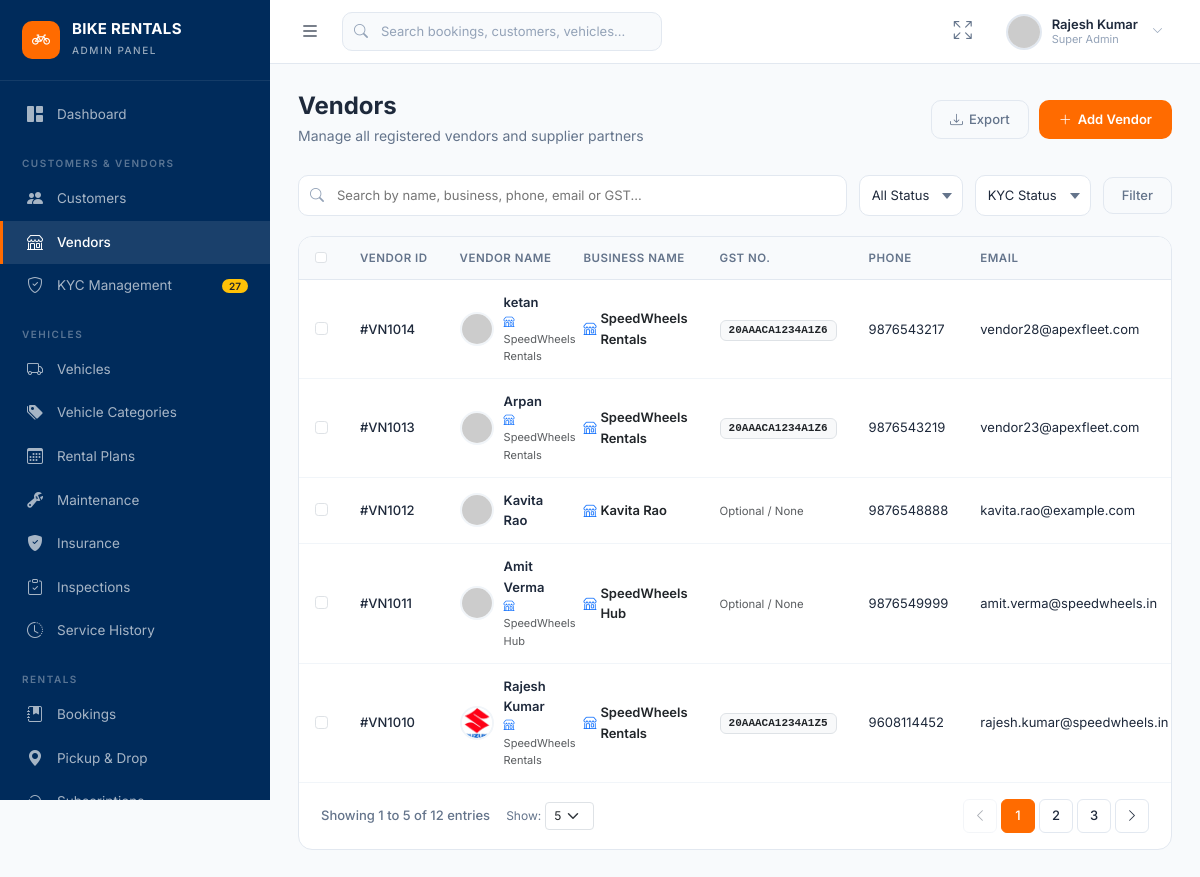
The app's page /vendors/ with its own data.
### myapp/models.py (models this page shows, shortened)
class Vendor(models.Model):
    KYC_STATUS = [
        ("pending", "Pending"),
        ("verified", "Verified"),
        ("rejected", "Rejected"),
    ]
    vendor_id = models.CharField(
        max_length=12, unique=True, blank=True, editable=False
    )
    full_name = models.CharField(max_length=150)
    business_name = models.CharField(max_length=150, blank=True, default="", verbose_name="Business / Company Name")
    phone = models.CharField(max_length=15, unique=True)
    email = models.EmailField(unique=True)
    gst_no = models.CharField(max_length=20, blank=True, null=True, verbose_name="GST Number")
    profile_image = models.URLField(blank=True, null=True)
    date_of_birth = models.DateField(blank=True, null=True)
    gender = models.CharField(max_length=20, blank=True)
    city = models.CharField(max_length=100, blank=True)
    state = models.CharField(max_length=100, blank=True)
    address = models.TextField(blank=True)
    pincode = models.CharField(max_length=10, blank=True)
    kyc_status = models.CharField(
        max_length=20,
        choices=KYC_STATUS,
        default="pending"
    )
    pan_number = models.CharField(max_length=20, blank=True, verbose_name="PAN Card Number")
    pan_card_image = models.TextField(blank=True, null=True, verbose_name="PAN Card Image")
    aadhaar_number = models.CharField(max_length=20, blank=True, verbose_name="Aadhaar Number")
    aadhaar_last_four = models.CharField(max_length=4, blank=True)
    aadhaar_name = models.CharField(max_length=150, blank=True)
    aadhaar_front_image = models.TextField(blank=True, null=True, verbose_name="Aadhaar Front Image")
    aadhaar_back_image = models.TextField(blank=True, null=True, verbose_name="Aadhaar Back Image")
    kyc_submitted_at = models.DateTimeField(null=True, blank=True)
    kyc_verified_at = models.DateTimeField(null=True, blank=True)
    kyc_remarks = models.TextField(blank=True)
    licence_number = models.CharField(max_length=50, blank=True)
    licence_name = models.CharField(max_length=150, blank=True)
    licence_front_image = models.TextField(blank=True, null=True, verbose_name="Driving Licence Front Image")
    licence_back_image = models.TextField(blank=True, null=True, verbose_name="Driving Licence Back Image")
    licence_issue_date = models.DateField(null=True, blank=True)
    licence_expiry_date = models.DateField(null=True, blank=True)
    vehicle_class = models.CharField(max_length=100, blank=True)
    issuing_authority = models.CharField(max_length=150, blank=True)
    licence_verified = models.BooleanField(default=False)
    is_active = models.BooleanField(default=True)
    wallet_balance = models.DecimalField(
        max_digits=12, decimal_places=2, default=0
    )
    total_bookings = models.PositiveIntegerField(default=0)
    total_spent = models.DecimalField(
        max_digits=12, decimal_places=2, default=0
    )
    rating = models.DecimalField(
        max_digits=3, decimal_places=1, default=4.8
    )
    joined_at = models.DateTimeField(default=timezone.now)
    updated_at = models.DateTimeField(auto_now=True)
    class Meta:
        ordering = ["-joined_at"]

### myapp/views.py (the view, shortened to what this page needs)
# urls.py: path('vendors/', views.vendor_list, name='admin_vendors'),
def vendor_list(request):
    vendors = Vendor.objects.all()
    search = request.GET.get("search", "").strip()
    status_val = request.GET.get("status")
    if status_val == "Active":
        vendors = vendors.filter(is_active=True)
    elif status_val == "Blocked":
        vendors = vendors.filter(is_active=False)
    kyc_val = request.GET.get("kyc_status")
    if kyc_val:
        vendors = vendors.filter(kyc_status=kyc_val.lower())
    stats = {
        "total": Vendor.objects.count(),
        "active": Vendor.objects.filter(is_active=True).count(),
        "verified_kyc": Vendor.objects.filter(kyc_status="verified").count(),
        "pending_kyc": Vendor.objects.filter(kyc_status="pending").count(),
    }
    per_page = request.GET.get("per_page", 5)
    try:
        per_page = int(per_page)
        if per_page <= 0:
            per_page = 5
    except (ValueError, TypeError):
        per_page = 5
    page_num = request.GET.get("page", 1)
    paginator = Paginator(vendors, per_page)
    vendors_page = paginator.get_page(page_num)
    elided_page_range = paginator.get_elided_page_range(vendors_page.number, on_each_side=1, on_ends=1)
    params_for_page = request.GET.copy()
    params_for_page.pop("page", None)
    querystring = params_for_page.urlencode()
    params_for_per_page = request.GET.copy()
    params_for_per_page.pop("page", None)
    params_for_per_page.pop("per_page", None)
    querystring_no_per_page = params_for_per_page.urlencode()
    context = {
        "vendors": vendors_page,
        "paginator": paginator,
        "elided_page_range": elided_page_range,
        "querystring": querystring,
        "querystring_no_per_page": querystring_no_per_page,
        "per_page": per_page,
        "stats": stats,
        "search": search,
        "status_val": status_val,
        "kyc_val": kyc_val,
    }
    return render(request, "admin/vendors/list.html", context)

### myapp/templates/admin/vendors/list.html (shortened to what this page needs)
{% extends "admin/base.html" %}
{% block content %}
<div class="page-header d-flex align-items-center justify-content-between flex-wrap gap-2">
    <div>
        <h1>Vendors</h1>
        <p>Manage all registered vendors and supplier partners</p>
    </div>
    <div class="page-header-actions">
        <button class="btn-outline-custom" data-export="csv"><i class="bi bi-download"></i> Export</button>
        <button class="btn-primary-custom" data-bs-toggle="modal" data-bs-target="#addVendorModal"><i class="bi bi-plus-lg"></i> Add Vendor</button>
    </div>
</div>
<form method="GET" class="filter-bar">
    <div class="filter-search">
        <i class="bi bi-search"></i>
        <input type="text" name="search" value="{{ search|default:'' }}" placeholder="Search by name, business, phone, email or GST...">
    </div>
    <select name="status" onchange="this.form.submit()">
        <option value="">All Status</option>
    </select>
    <select name="kyc_status" onchange="this.form.submit()">
        <option value="">KYC Status</option>
    </select>
    <button type="submit" class="btn btn-sm btn-outline-custom">Filter</button>
</form>
<div class="panel-card">
    <div class="admin-table-wrapper">
        <table class="admin-table">
            <thead>
                <tr>
                    <th><input type="checkbox" class="form-check-input select-all-check"></th>
                    <th>Vendor ID</th>
                    <th>Vendor Name</th>
                    <th>Business Name</th>
                    <th>GST No.</th>
                    <th>Phone</th>
                    <th>Email</th>
                </tr>
            </thead>
            <tbody>
                {% if vendors %}
                    {% for vendor in vendors %}
                    <tr>
                        <td><input type="checkbox" class="form-check-input row-check"></td>
                        <td class="cell-link"><a href="{% url 'admin_vendor_detail' vendor.vendor_id %}" style="text-decoration:none;color:inherit;">#{{ vendor.vendor_id }}</a></td>
                        <td>
                            <div class="cell-avatar">
                                <img src="{% if vendor.profile_image %}{{ vendor.profile_image }}{% else %}https://ui-avatars.com/api/?name={{ vendor.full_name|urlencode }}&background=FF6B00&color=fff&size=40{% endif %}" alt="" style="object-fit:cover;">
                                <div>
                                    <div class="cell-bold">{{ vendor.full_name }}</div>
                                    {% if vendor.business_name and vendor.business_name != vendor.full_name %}
                                    <small class="text-muted d-block" style="font-size:11px;"><i class="bi bi-shop me-1 text-primary"></i>{{ vendor.business_name }}</small>
                                    {% endif %}
                                </div>
                            </div>
                        </td>
                        <td>
                            {% if vendor.business_name %}
                                <div class="d-flex align-items-center gap-1">
                                    <i class="bi bi-shop text-primary"></i>
                                    <span class="fw-semibold text-dark">{{ vendor.business_name }}</span>
                                </div>
                            {% else %}
                                <span class="text-muted small fst-italic">Not Specified</span>
                            {% endif %}
                        </td>
                        <td>
                            {% if vendor.gst_no %}
                                <span class="badge bg-light text-dark border font-monospace px-2 py-1" style="font-size:11px;">{{ vendor.gst_no }}</span>
                            {% else %}
                                <span class="text-muted small">Optional / None</span>
                            {% endif %}
                        </td>
                        <td>{{ vendor.phone }}</td>
                        <td>{{ vendor.email }}</td>
                    </tr>
                    {% endfor %}
                {% else %}
                    <tr>
                        <td colspan="13" class="text-center py-4 text-muted">No vendors found.</td>
                    </tr>
                {% endif %}
            </tbody>
        </table>
    </div>
    <div class="admin-pagination d-flex align-items-center justify-content-between flex-wrap gap-2">
        <div class="d-flex align-items-center gap-3">
            <div class="page-info">
                {% if vendors.paginator.count > 0 %}
                    Showing {{ vendors.start_index }} to {{ vendors.end_index }} of {{ vendors.paginator.count }} entries
                {% else %}
                    Showing 0 entries
                {% endif %}
            </div>
            <div class="d-flex align-items-center gap-1" style="font-size:12px;color:var(--text-secondary);">
                <span>Show:</span>
                <select class="form-select form-select-sm" style="width:auto;padding:2px 24px 2px 8px;font-size:12px;height:28px;" onchange="window.location.href='?per_page='+this.value+'{% if querystring_no_per_page %}&{{ querystring_no_per_page }}{% endif %}';">
                    <option value="5" {% if per_page == 5 %}selected{% endif %}>5</option>
                </select>
            </div>
        </div>
        {% if vendors.has_other_pages %}
        <div class="page-links">
            {% if vendors.has_previous %}
            <a href="?page={{ vendors.previous_page_number }}{% if querystring %}&{{ querystring }}{% endif %}" class="page-link-item" title="Previous Page">
                <i class="bi bi-chevron-left"></i>
            </a>
            {% else %}
            <div class="page-link-item disabled" title="Previous Page"><i class="bi bi-chevron-left"></i></div>
            {% endif %}
            {% for page_num in elided_page_range %}
                {% if page_num == vendors.paginator.ELLIPSIS %}
                <div class="page-link-item disabled">...</div>
                {% elif page_num == vendors.number %}
                <div class="page-link-item active">{{ page_num }}</div>
                {% else %}
                <a href="?page={{ page_num }}{% if querystring %}&{{ querystring }}{% endif %}" class="page-link-item">{{ page_num }}</a>
                {% endif %}
            {% endfor %}
            {% if vendors.has_next %}
            <a href="?page={{ vendors.next_page_number }}{% if querystring %}&{{ querystring }}{% endif %}" class="page-link-item" title="Next Page">
                <i class="bi bi-chevron-right"></i>
            </a>
            {% else %}
            <div class="page-link-item disabled" title="Next Page"><i class="bi bi-chevron-right"></i></div>
            {% endif %}
        </div>
        {% endif %}
    </div>
</div>
{% endblock %}

### records on screen
Vendor: vendor_id "VN1014", full_name "ketan", business_name "SpeedWheels Rentals", gst_no "20AAACA1234A1Z6", phone "9876543217", email "vendor28@apexfleet.com"
Vendor: vendor_id "VN1013", full_name "Arpan", business_name "SpeedWheels Rentals", gst_no "20AAACA1234A1Z6", phone "9876543219", email "vendor23@apexfleet.com"
Vendor: vendor_id "VN1012", full_name "Kavita Rao", business_name "Kavita Rao", shows "Optional / None", phone "9876548888", email "kavita.rao@example.com"
Vendor: vendor_id "VN1011", full_name "Amit Verma", business_name "SpeedWheels Hub", shows "Optional / None", phone "9876549999", email "amit.verma@speedwheels.in"
Vendor: vendor_id "VN1010", profile_image (picture), full_name "Rajesh Kumar", business_name "SpeedWheels Rentals", gst_no "20AAACA1234A1Z5", phone "9608114452", email "rajesh.kumar@speedwheels.in"

### other values on screen
{{ vendors.start_index }} "1"
{{ vendors.end_index }} "5"
{{ vendors.paginator.count }} "12"
{{ page_num }} "1"
{{ page_num }} "2" "3"
